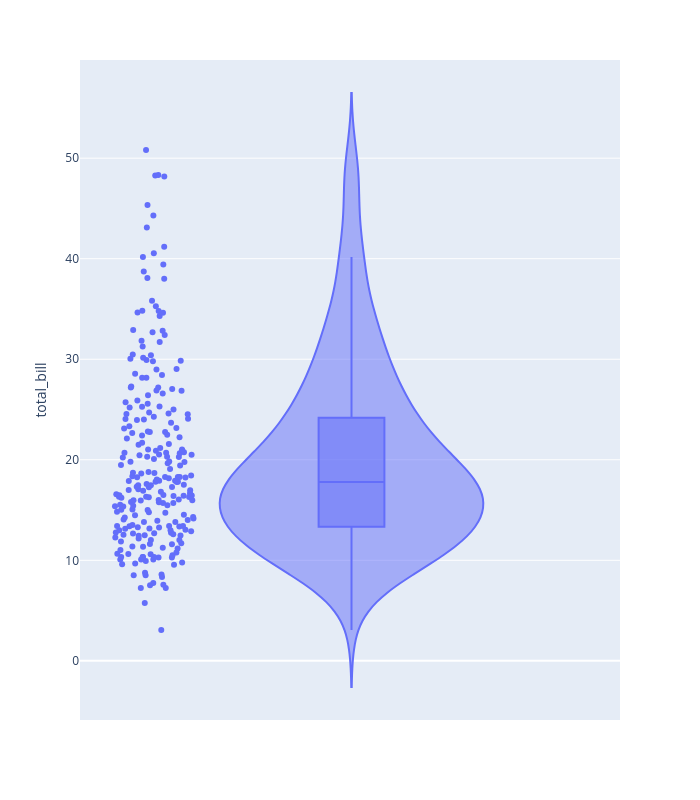

Write notebook code for a chart like this one.
### Code cell
fig = px.violin(df, y='total_bill', height=800, width=700, box=True, points='all')             # plotting the box plot and all the points
fig.show()

### Figure 1 — Plotly figure (JSON) as saved in the notebook; plotly's stock layout.template omitted (floating-point values rounded to 4 significant figures; data arrays with more than 128 entries replaced by an {"elided": "..."} marker saying what was removed)
{"data": [{"alignmentgroup": "True", "box": {"visible": true}, "hovertemplate": "total_bill=%{y}<extra></extra>", "legendgroup": "", "marker": {"color": "#636efa"}, "name": "", "offsetgroup": "", "orientation": "v", "points": "all", "scalegroup": "True", "showlegend": false, "type": "violin", "x0": " ", "xaxis": "x", "y": {"elided": "244 float values"}, "y0": " ", "yaxis": "y"}], "layout": {"height": 800, "legend": {"tracegroupgap": 0}, "margin": {"t": 60}, "violinmode": "group", "width": 700, "xaxis": {"anchor": "y", "domain": [0, 1]}, "yaxis": {"anchor": "x", "domain": [0, 1], "title": {"text": "total_bill"}}}}
